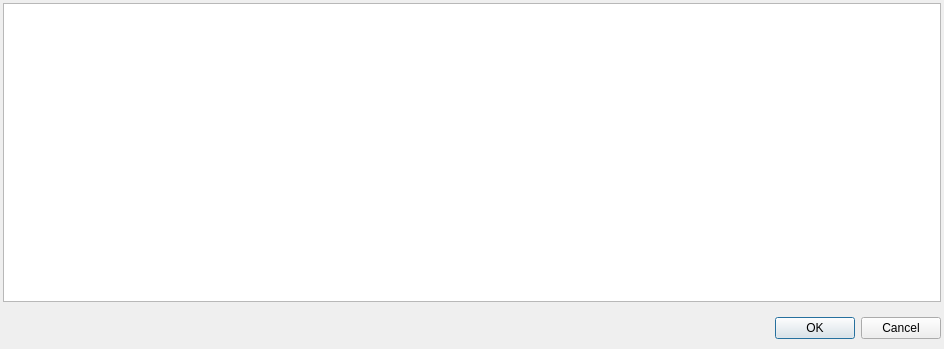
<?xml version="1.0" encoding="UTF-8"?>
<ui version="4.0">
 <class>DlgSearch</class>
 <widget class="QDialog" name="DlgSearch">
  <property name="geometry">
   <rect>
    <x>0</x>
    <y>0</y>
    <width>944</width>
    <height>349</height>
   </rect>
  </property>
  <property name="font">
   <font>
    <family>Arial</family>
   </font>
  </property>
  <property name="windowTitle">
   <string>Search</string>
  </property>
  <layout class="QVBoxLayout" name="verticalLayout">
   <property name="spacing">
    <number>15</number>
   </property>
   <property name="leftMargin">
    <number>3</number>
   </property>
   <property name="topMargin">
    <number>3</number>
   </property>
   <property name="rightMargin">
    <number>3</number>
   </property>
   <property name="bottomMargin">
    <number>10</number>
   </property>
   <item>
    <widget class="QTableView" name="tableView">
     <property name="editTriggers">
      <set>QAbstractItemView::AllEditTriggers</set>
     </property>
    </widget>
   </item>
   <item>
    <widget class="QDialogButtonBox" name="buttonBox">
     <property name="orientation">
      <enum>Qt::Horizontal</enum>
     </property>
     <property name="standardButtons">
      <set>QDialogButtonBox::Cancel|QDialogButtonBox::Ok</set>
     </property>
    </widget>
   </item>
  </layout>
 </widget>
 <resources/>
 <connections>
  <connection>
   <sender>buttonBox</sender>
   <signal>accepted()</signal>
   <receiver>DlgSearch</receiver>
   <slot>accept()</slot>
   <hints>
    <hint type="sourcelabel">
     <x>218</x>
     <y>360</y>
    </hint>
    <hint type="destinationlabel">
     <x>157</x>
     <y>274</y>
    </hint>
   </hints>
  </connection>
  <connection>
   <sender>buttonBox</sender>
   <signal>rejected()</signal>
   <receiver>DlgSearch</receiver>
   <slot>reject()</slot>
   <hints>
    <hint type="sourcelabel">
     <x>289</x>
     <y>362</y>
    </hint>
    <hint type="destinationlabel">
     <x>286</x>
     <y>274</y>
    </hint>
   </hints>
  </connection>
 </connections>
</ui>
